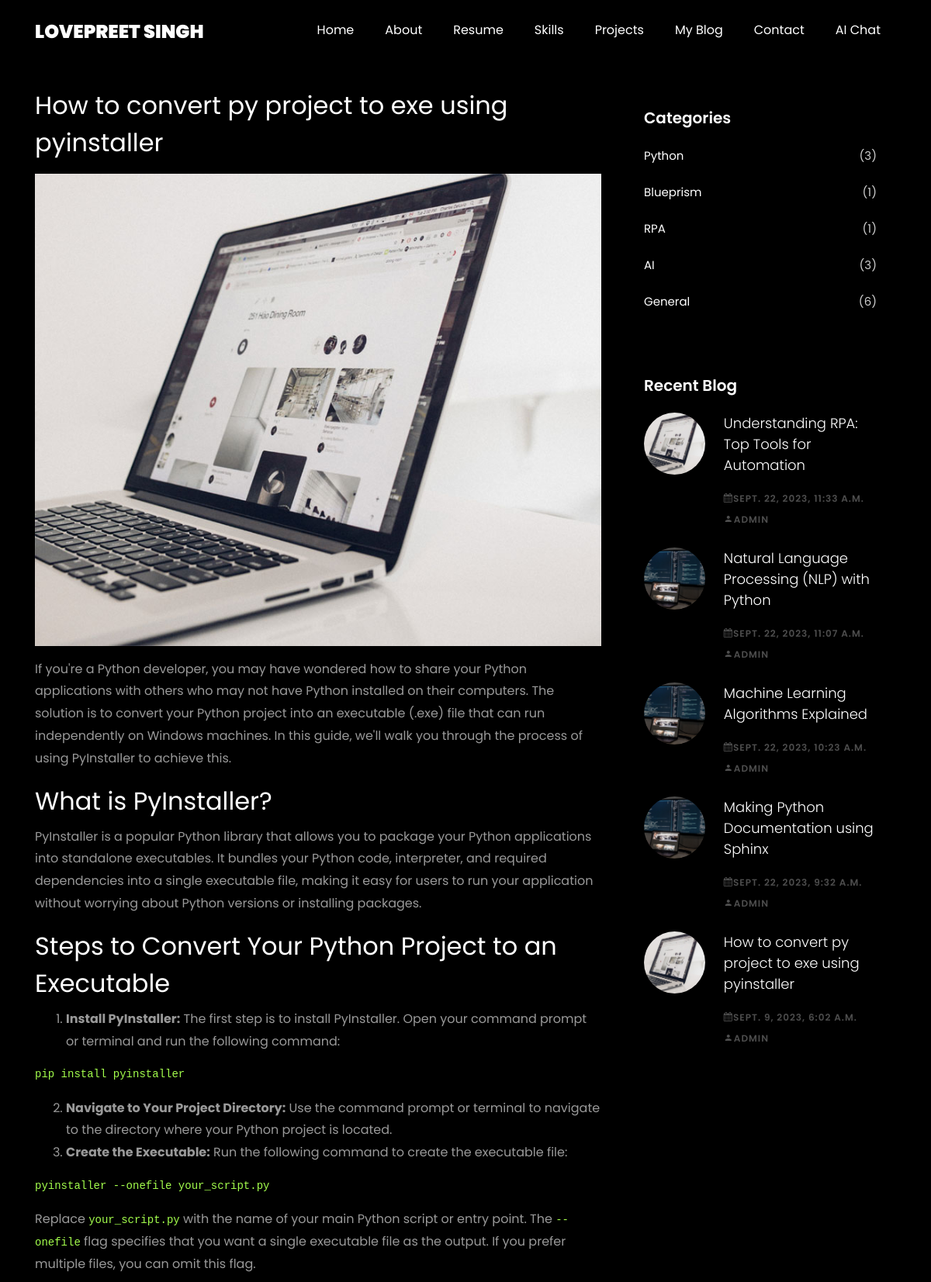
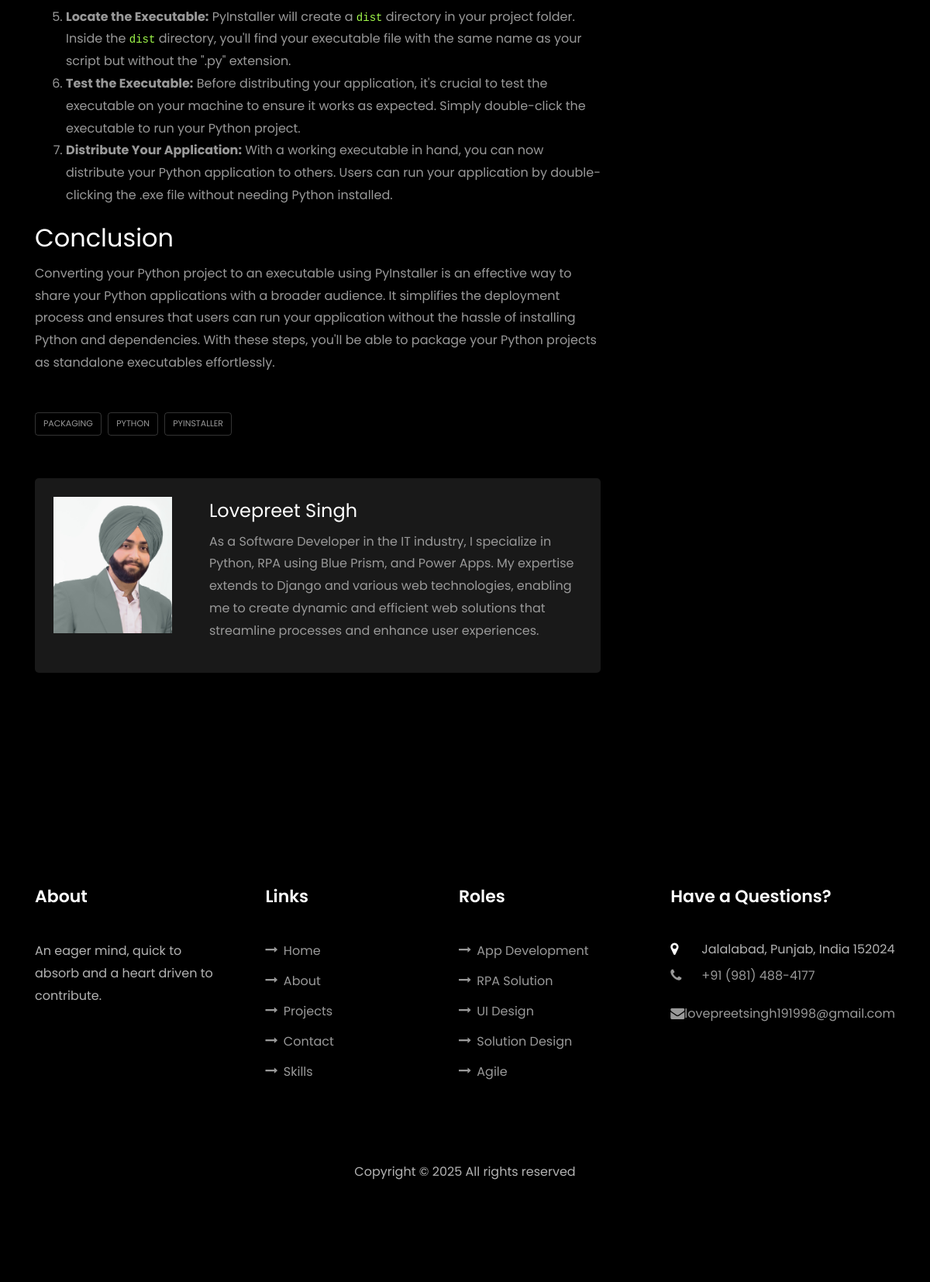
The app's page /blog/4/ with its own data (2 pictures, top to bottom).
### home/models.py (models this page shows, shortened)
class Post(models.Model):
    title = models.CharField(max_length=200, unique=True)
    slug = models.SlugField(max_length=200, unique=True)
    author = models.ForeignKey(User, on_delete= models.CASCADE,related_name='blog_posts')
    updated_on = models.DateTimeField(auto_now= True)
    content = models.TextField()
    created_on = models.DateTimeField(auto_now_add=True)
    status = models.IntegerField(choices=STATUS, default=0)
    imageurl = models.CharField(max_length=255,unique=False)
    tags = models.ManyToManyField(Tag, blank=True)  # Many-to-many relationship with tags
    categories = models.ManyToManyField(Category, blank=True)  # Many-to-many relationship with categories
    class Meta:
        ordering = ['-created_on']

class Tag(models.Model):
    name = models.CharField(max_length=50, unique=True)

class Category(models.Model):
    name = models.CharField(max_length=100, unique=True)

### home/views.py (the view)
# urls.py: path('blog/<int:blog_id>/', views.blog_post, name='blog_post'),
def blog_post(request, blog_id):
    blog = get_object_or_404(Post, id=blog_id)
    tags = blog.tags.all()
    categories = Category.objects.annotate(blog_count=Count('post'))
    all_tags=Tag.objects.all()
    blogs =  Post.objects.order_by('-created_on')[:5]
    return render(request, 'blog_post.html', {'blog': blog,'posts':blogs,'tags':tags,'categories':categories,'allTags':all_tags})

### templates/blog_post.html (shortened to what this page needs)
{% extends "base.html" %}
{% load static %}
{% block body %}
    <section class="ftco-section">
      <div class="container">
        <div class="row">
          <div class="col-lg-8 ftco-animate">
            <h2 class="mb-3">{{ blog.title }}</h2>
            <p>
              <img src="{% static blog.imageurl %}" alt="" class="img-fluid">
            </p>
            {{ blog.content|safe }}
                <div class="tag-widget post-tag-container mb-5 mt-5">
                  <div class="tagcloud">
                    {% for tag in tags %}
                    <a class="tag-cloud-link">{{ tag.name }}</a>
                    {% endfor %}
                  </div>
                </div>
          <div class="tag-widget post-tag-container mb-5 mt-5">
            <div class="about-author d-flex p-4 bg-dark">
              <div class="bio mr-5">
                <img src="{% static 'images/about.jpg' %}" alt="Image placeholder" class="img-fluid mb-4">
              </div>
              <div class="desc">
                <h3>Lovepreet Singh</h3>
                <p>As a Software Developer in the IT industry, I specialize in Python, RPA using Blue Prism, and Power Apps. My expertise extends to Django and various web technologies, enabling me to create dynamic and efficient web solutions that streamline processes and enhance user experiences.</p>
              </div>
            </div>
            </div>
          </div>
          <div class="col-lg-4 sidebar ftco-animate">
            <div class="sidebar-box ftco-animate">
            	<h3 class="heading-sidebar">Categories</h3>
              <ul class="categories">
                {% for category in categories %}
                <li><a href="{% url 'category_blogs' category.id %}">{{ category.name }}<span>({{ category.blog_count }})</span></a></li>
                {% endfor %}
              </ul>
            </div>
            <div class="sidebar-box ftco-animate">
              <h3 class="heading-sidebar">Recent Blog</h3>
              {% for p in posts %}
              <div class="block-21 mb-4 d-flex">
                <a class="blog-img mr-4" style="background-image: url('{% static p.imageurl %}');"></a>
                <div class="text">
                  <h3 class="heading"><a href="{% url 'blog_post' p.id %}">{{ p.title }}</a></h3>
                  <div class="meta">
                    <div><a href="{% url 'blog_post' p.id %}"><span class="icon-calendar"></span>{{ p.created_on }}</a></div>
                    <div><a href="{% url 'blog_post' p.id %}"><span class="icon-person"></span>{{ p.author }}</a></div>
                  </div>
                </div>
              </div>
              {% endfor %}
            </div>
        </div>
      </div>
    </section>
    {% endblock body %}

### templates/base.html (shortened to what this page needs)
<!DOCTYPE html>
<html lang="en">
{% load static %}
<head>
	<link rel="stylesheet" href="https://cdnjs.cloudflare.com/ajax/libs/font-awesome/5.15.4/css/all.min.css">
	<link rel="stylesheet" href="{% static 'css/open-iconic-bootstrap.min.css' %}">
	<link rel="stylesheet" href="{% static 'css/animate.css' %}">
	<link rel="stylesheet" href="{% static 'css/animate.css' %}">
	<link rel="stylesheet" href="{% static 'css/owl.carousel.min.css' %}">
	<link rel="stylesheet" href="{% static 'css/owl.theme.default.min.css' %}">
	<link rel="stylesheet" href="{% static 'css/magnific-popup.css' %}">
	<link rel="stylesheet" href="{% static 'css/aos.css' %}">
	<link rel="stylesheet" href="{% static 'css/ionicons.min.css' %}">
	<link rel="stylesheet" href="{% static 'css/flaticon.css' %}">
	<link rel="stylesheet" href="{% static 'css/icomoon.css' %}">
	<link rel="stylesheet" href="{% static 'css/style.css' %}">
</head>
<body data-spy="scroll" data-target=".site-navbar-target" data-offset="300">
	<nav class="navbar navbar-expand-lg navbar-dark ftco_navbar ftco-navbar-light site-navbar-target" id="ftco-navbar">
		<div class="container">
			<a class="navbar-brand" href="/">Lovepreet Singh</a>
			<div class="collapse navbar-collapse" id="ftco-nav">
				<ul class="navbar-nav nav ml-auto">
					<li class="nav-item"><a href="/" class="nav-link"><span>Home</span></a></li>
					<li class="nav-item"><a href="/#about" class="nav-link"><span>About</span></a></li>
					<li class="nav-item"><a href="/#resume" class="nav-link"><span>Resume</span></a></li>
					<li class="nav-item"><a href="/#skills" class="nav-link"><span>Skills</span></a></li>
					<li class="nav-item"><a href="/#services" class="nav-link"><span>Projects</span></a></li>
					<li class="nav-item"><a href="/#blog" class="nav-link"><span>My Blog</span></a></li>
					<li class="nav-item"><a href="/#contact" class="nav-link"><span>Contact</span></a></li>
					<li class="nav-item"><a href="/chat" class="nav-link"><span>AI Chat</span></a></li>
				</ul>
			</div>
		</div>
	</nav>
    {% block body %}
    {% endblock body %}
	<footer class="ftco-footer ftco-section">
		<div class="container">
			<div class="row mb-5">
				<div class="col-md">
					<div class="ftco-footer-widget mb-4">
						<h2 class="ftco-heading-2">About</h2>
						<p>An eager mind, quick to absorb and a heart driven to contribute.</p>
						<ul class="ftco-footer-social list-unstyled float-md-left float-lft mt-5">
						</ul>
					</div>
				</div>
				<div class="col-md">
					<div class="ftco-footer-widget mb-4 ml-md-4">
						<h2 class="ftco-heading-2">Links</h2>
						<ul class="list-unstyled">
							<li><a href="#home"><span class="icon-long-arrow-right mr-2"></span>Home</a></li>
							<li><a href="#about"><span class="icon-long-arrow-right mr-2"></span>About</a></li>
							<li><a href="#services"><span class="icon-long-arrow-right mr-2"></span>Projects</a></li>
							<li><a href="#contact"><span class="icon-long-arrow-right mr-2"></span>Contact</a></li>
							<li><a href="#skills"><span class="icon-long-arrow-right mr-2"></span>Skills</a></li>
						</ul>
					</div>
				</div>
				<div class="col-md">
					<div class="ftco-footer-widget mb-4">
						<h2 class="ftco-heading-2">Roles</h2>
						<ul class="list-unstyled">
							<li><a href="#ftco-section"><span class="icon-long-arrow-right mr-2"></span>App
									Development</a></li>
							<li><a href="#ftco-section"><span class="icon-long-arrow-right mr-2"></span>RPA Solution</a>
							</li>
							<li><a href="#ftco-section"><span class="icon-long-arrow-right mr-2"></span>UI Design</a>
							</li>
							<li><a href="#ftco-section"><span class="icon-long-arrow-right mr-2"></span>Solution
									Design</a></li>
							<li><a href="#ftco-section"><span class="icon-long-arrow-right mr-2"></span>Agile</a></li>
						</ul>
					</div>
				</div>
				<div class="col-md">
					<div class="ftco-footer-widget mb-4">
						<h2 class="ftco-heading-2">Have a Questions?</h2>
						<div class="block-23 mb-3">
							<ul>
								<li><span class="icon icon-map-marker"></span><span class="text">Jalalabad, Punjab,
										India 152024</span></li>
								<li><a href="tel://0000000000"><span class="icon icon-phone"></span><span
											class="text">+91 (981) 488-4177</span></a></li>
								<li><a href="mailto:lovepreetsingh191998@gmail.com"><span
											class="icon icon-envelope"></span><span
											class="text">lovepreetsingh191998@gmail.com</span></a></li>
							</ul>
						</div>
					</div>
				</div>
			</div>
			<div class="row">
				<div class="col-md-12 text-center">
					<p>
						Copyright &copy;
						<script>document.write(new Date().getFullYear());</script> All rights reserved
					</p>
				</div>
			</div>
		</div>
	</footer>
</body>
</html>

### static/css/icomoon.css (style rules this page uses)
[class^="icon-"], [class*=" icon-"] { font-family: 'icomoon' !important; speak: none; font-style: normal; font-weight: normal; font-variant: normal; text-transform: none; line-height: 1; -webkit-font-smoothing: antialiased; -moz-osx-font-smoothing: grayscale; }
.icon-map-marker:before { content: "\f041"; }
.icon-calendar:before { content: "\f073"; }
.icon-phone:before { content: "\f095"; }
.icon-envelope:before { content: "\f0e0"; }
.icon-long-arrow-right:before { content: "\f178"; }
.icon-person:before { content: "\e7fd"; }

### records on screen
Post: title "How to convert py project to exe using pyinstaller", imageurl (picture), content "If you're a Python developer, you may have wondered how to share your Python applications with others who may not have Python installed on their computers. The solution is to convert your Python project into an executable (.exe) file that can run independently on Windows machines. In this guide, we'll walk you through the process of using PyInstaller to achieve this. What is PyInstaller? PyInstaller is a popular Python library that allows you to package your Python applications into standalone executables. It bundles your Python code, interpreter, and required dependencies into a single executable file, making it easy for users to run your application without worrying about Python versions…", created_on "SEPT. 9, 2023, 6:02 A.M.", author "ADMIN"
Tag: name "PACKAGING"
Tag: name "PYTHON"
Tag: name "PYINSTALLER"
Category: name "Python", blog_count "3"
Category: name "Blueprism", blog_count "1"
Category: name "RPA", blog_count "1"
Category: name "AI", blog_count "3"
Category: name "General", blog_count "6"
Post: imageurl (picture), title "Understanding RPA: Top Tools for Automation", created_on "SEPT. 22, 2023, 11:33 A.M.", author "ADMIN"
Post: imageurl (picture), title "Natural Language Processing (NLP) with Python", created_on "SEPT. 22, 2023, 11:07 A.M.", author "ADMIN"
Post: imageurl (picture), title "Machine Learning Algorithms Explained", created_on "SEPT. 22, 2023, 10:23 A.M.", author "ADMIN"
Post: imageurl (picture), title "Making Python Documentation using Sphinx", created_on "SEPT. 22, 2023, 9:32 A.M.", author "ADMIN"
